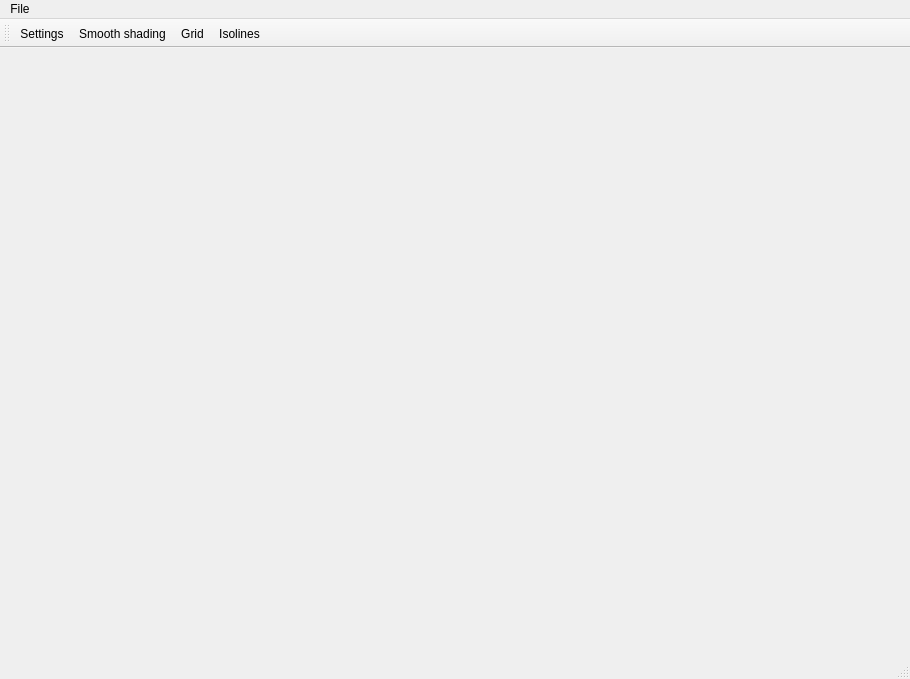
<?xml version="1.0" encoding="UTF-8"?>
<ui version="4.0">
 <class>MainWindow</class>
 <widget class="QMainWindow" name="MainWindow">
  <property name="geometry">
   <rect>
    <x>0</x>
    <y>0</y>
    <width>910</width>
    <height>679</height>
   </rect>
  </property>
  <property name="windowTitle">
   <string>MainWindow</string>
  </property>
  <widget class="QWidget" name="centralWidget">
   <widget class="WorkSpace" name="widget" native="true">
    <property name="geometry">
     <rect>
      <x>10</x>
      <y>15</y>
      <width>881</width>
      <height>541</height>
     </rect>
    </property>
   </widget>
   <widget class="Legend" name="widget_2" native="true">
    <property name="geometry">
     <rect>
      <x>10</x>
      <y>590</y>
      <width>881</width>
      <height>20</height>
     </rect>
    </property>
   </widget>
   <widget class="Levels" name="widget_3" native="true">
    <property name="geometry">
     <rect>
      <x>10</x>
      <y>570</y>
      <width>881</width>
      <height>20</height>
     </rect>
    </property>
   </widget>
  </widget>
  <widget class="QMenuBar" name="menuBar">
   <property name="geometry">
    <rect>
     <x>0</x>
     <y>0</y>
     <width>910</width>
     <height>21</height>
    </rect>
   </property>
   <widget class="QMenu" name="menuFile">
    <property name="title">
     <string>File</string>
    </property>
    <addaction name="actionSettings"/>
    <addaction name="actionSmooth_shading"/>
    <addaction name="actionGrid"/>
    <addaction name="actionIsolines"/>
   </widget>
   <addaction name="menuFile"/>
  </widget>
  <widget class="QToolBar" name="mainToolBar">
   <attribute name="toolBarArea">
    <enum>TopToolBarArea</enum>
   </attribute>
   <attribute name="toolBarBreak">
    <bool>false</bool>
   </attribute>
   <addaction name="actionSettings"/>
   <addaction name="actionSmooth_shading"/>
   <addaction name="actionGrid"/>
   <addaction name="actionIsolines"/>
  </widget>
  <widget class="QStatusBar" name="statusBar"/>
  <action name="actionSettings">
   <property name="text">
    <string>Settings</string>
   </property>
  </action>
  <action name="actionSmooth_shading">
   <property name="checkable">
    <bool>true</bool>
   </property>
   <property name="text">
    <string>Smooth shading</string>
   </property>
  </action>
  <action name="actionGrid">
   <property name="checkable">
    <bool>true</bool>
   </property>
   <property name="text">
    <string>Grid</string>
   </property>
  </action>
  <action name="actionIsolines">
   <property name="checkable">
    <bool>true</bool>
   </property>
   <property name="text">
    <string>Isolines</string>
   </property>
  </action>
 </widget>
 <layoutdefault spacing="6" margin="11"/>
 <customwidgets>
  <customwidget>
   <class>WorkSpace</class>
   <extends>QWidget</extends>
   <header location="global">workspace.h</header>
   <container>1</container>
  </customwidget>
  <customwidget>
   <class>Legend</class>
   <extends>QWidget</extends>
   <header location="global">legend.h</header>
   <container>1</container>
  </customwidget>
  <customwidget>
   <class>Levels</class>
   <extends>QWidget</extends>
   <header>levels.h</header>
   <container>1</container>
  </customwidget>
 </customwidgets>
 <resources/>
 <connections/>
</ui>
